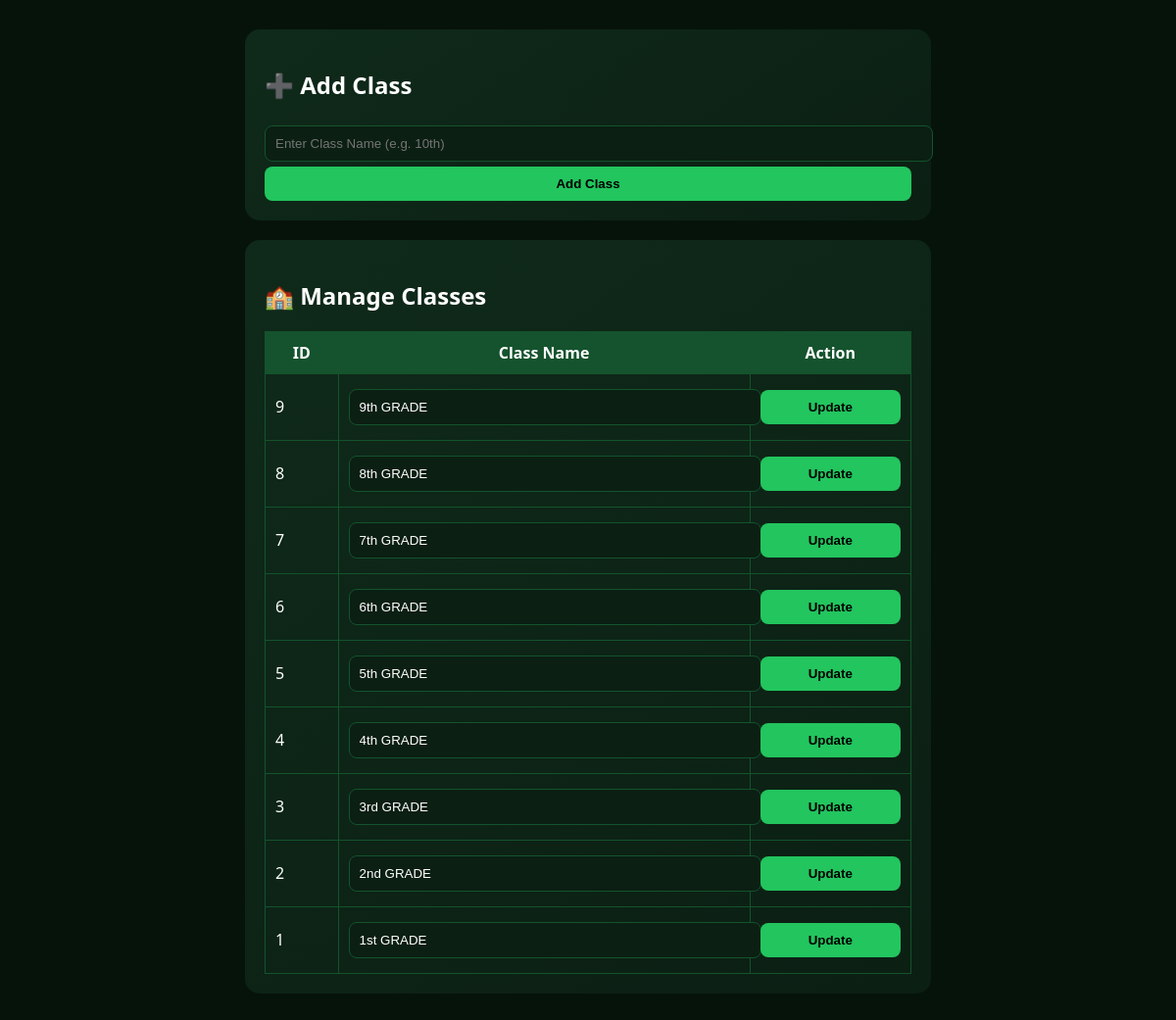
The page /admin/classes/add.php (signed in) on the database its author committed.
### tables this page shows
CREATE TABLE `classes` (
  `id` int(11) NOT NULL,
  `class_name` varchar(50) DEFAULT NULL
);

### admin/classes/add.php (the view, shortened to what this page needs)
<?php
include '../../config/db.php';
$classes = $conn->query("SELECT * FROM classes ORDER BY id DESC");
?>
<!DOCTYPE html>
<html>
<head>
</head>
<body>
<div class="container">
<div class="card">
<h2>➕ Add Class</h2>
<form method="POST">
    <input name="class_name" placeholder="Enter Class Name (e.g. 10th)" required>
    <button name="add_class">Add Class</button>
</form>
</div>
<div class="card">
<h2>🏫 Manage Classes</h2>
<table>
<tr>
<th>ID</th>
<th>Class Name</th>
<th>Action</th>
</tr>
<?php while($c = $classes->fetch_assoc()): ?>
<tr>
<form method="POST">
<td><?= $c['id'] ?></td>
<td>
<input type="text" name="class_name" value="<?= htmlspecialchars($c['class_name']) ?>">
</td>
<td>
<button name="rename">Update</button>
</td>
</form>
</tr>
<?php endwhile; ?>
</table>
</div>
</div>
</body>
</html>

### admin/classes/add.php (style rules this page uses)
body { background:#06130a; color:white; font-family:Segoe UI; }
.container { width:700px; margin:30px auto; }
.card { background:linear-gradient(145deg,#0f2a1a,#0b1f13); padding:20px; border-radius:15px; margin-bottom:20px; }
input { width:100%; padding:10px; margin:5px 0; background:#0b1f13; border:1px solid #14532d; color:white; border-radius:8px; }
button { padding:10px; background:#22c55e; border:none; cursor:pointer; width:100%; font-weight:bold; border-radius:8px; }
table { width:100%; border-collapse:collapse; margin-top:10px; }
th,td { padding:10px; border:1px solid #14532d; }
th { background:#14532d; }

### rows shown on the page
classes: id "9", class_name "9th GRADE"
classes: id "8", class_name "8th GRADE"
classes: id "7", class_name "7th GRADE"
classes: id "6", class_name "6th GRADE"
classes: id "5", class_name "5th GRADE"
classes: id "4", class_name "4th GRADE"
classes: id "3", class_name "3rd GRADE"
classes: id "2", class_name "2nd GRADE"
classes: id "1", class_name "1st GRADE"
